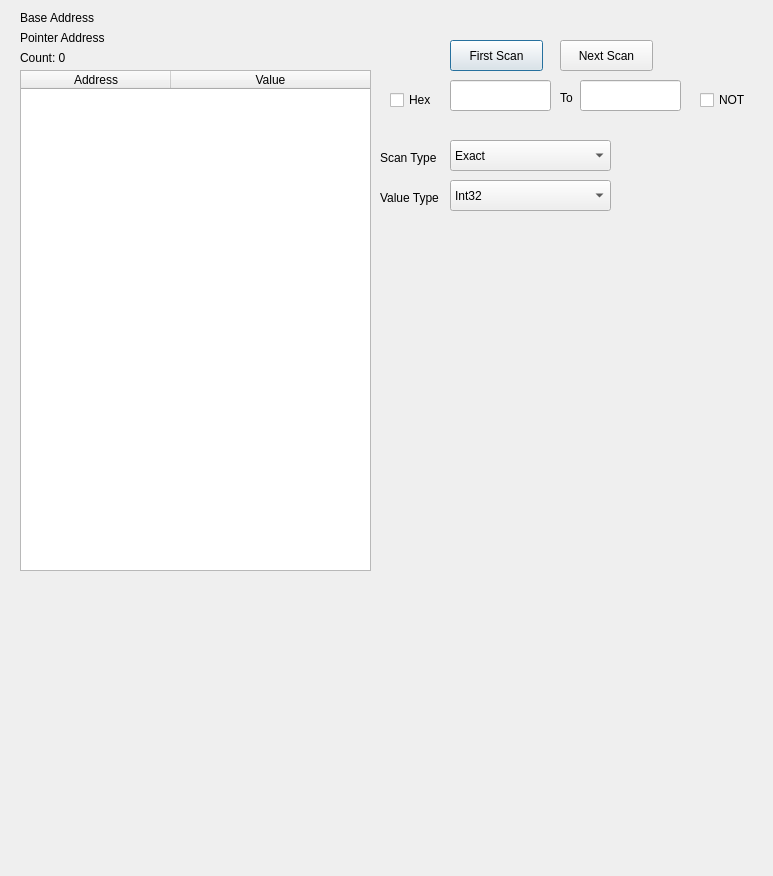
<?xml version="1.0" encoding="utf-8"?>
<ui version="4.0">
 <class>CheatSearch</class>
 <widget class="QDialog" name="CheatSearch">
  <property name="geometry">
   <rect>
    <x>0</x>
    <y>0</y>
    <width>773</width>
    <height>876</height>
   </rect>
  </property>
  <property name="windowTitle">
   <string>Cheat Search</string>
  </property>
  <widget class="QTableWidget" name="tableFound">
   <property name="geometry">
    <rect>
     <x>20</x>
     <y>70</y>
     <width>351</width>
     <height>501</height>
    </rect>
   </property>
   <property name="columnCount">
    <number>2</number>
   </property>
   <attribute name="horizontalHeaderVisible">
    <bool>true</bool>
   </attribute>
   <attribute name="horizontalHeaderDefaultSectionSize">
    <number>150</number>
   </attribute>
   <attribute name="horizontalHeaderStretchLastSection">
    <bool>true</bool>
   </attribute>
   <attribute name="verticalHeaderVisible">
    <bool>false</bool>
   </attribute>
   <column>
    <property name="text">
     <string>Address</string>
    </property>
   </column>
   <column>
    <property name="text">
     <string>Value</string>
    </property>
   </column>
  </widget>
  <widget class="QLineEdit" name="txtSearch">
   <property name="geometry">
    <rect>
     <x>450</x>
     <y>80</y>
     <width>101</width>
     <height>31</height>
    </rect>
   </property>
  </widget>
  <widget class="QComboBox" name="cbValueType">
   <property name="geometry">
    <rect>
     <x>450</x>
     <y>180</y>
     <width>161</width>
     <height>31</height>
    </rect>
   </property>
   <item>
    <property name="text">
     <string>Int32</string>
    </property>
   </item>
   <item>
    <property name="text">
     <string>Int16</string>
    </property>
   </item>
   <item>
    <property name="text">
     <string>Int8</string>
    </property>
   </item>
   <item>
    <property name="text">
     <string>Float</string>
    </property>
   </item>
   <item>
    <property name="text">
     <string>Double</string>
    </property>
   </item>
    <item>
      <property name="text">
        <string>Int64</string>
      </property>
    </item>
  </widget>
  <widget class="QPushButton" name="btnFirstScan">
   <property name="geometry">
    <rect>
     <x>450</x>
     <y>40</y>
     <width>93</width>
     <height>31</height>
    </rect>
   </property>
   <property name="text">
    <string>First Scan</string>
   </property>
  </widget>
  <widget class="QPushButton" name="btnNextScan">
   <property name="geometry">
    <rect>
     <x>560</x>
     <y>40</y>
     <width>93</width>
     <height>31</height>
    </rect>
   </property>
   <property name="text">
    <string>Next Scan</string>
   </property>
  </widget>
  <widget class="QLabel" name="lblCount">
   <property name="geometry">
    <rect>
     <x>20</x>
     <y>50</y>
     <width>241</width>
     <height>16</height>
    </rect>
   </property>
   <property name="text">
    <string>Count: 0</string>
   </property>
  </widget>
  <widget class="QCheckBox" name="chkHex">
   <property name="geometry">
    <rect>
     <x>390</x>
     <y>90</y>
     <width>51</width>
     <height>20</height>
    </rect>
   </property>
   <property name="text">
    <string>Hex</string>
   </property>
  </widget>
  <widget class="QCheckBox" name="chkNot">
   <property name="geometry">
    <rect>
     <x>700</x>
     <y>90</y>
     <width>51</width>
     <height>20</height>
    </rect>
   </property>
   <property name="text">
    <string>NOT</string>
   </property>
  </widget>
  <widget class="QLabel" name="label">
   <property name="geometry">
    <rect>
     <x>380</x>
     <y>190</y>
     <width>71</width>
     <height>16</height>
    </rect>
   </property>
   <property name="text">
    <string>Value Type</string>
   </property>
  </widget>
  <widget class="QComboBox" name="cbScanType">
   <property name="geometry">
    <rect>
     <x>450</x>
     <y>140</y>
     <width>161</width>
     <height>31</height>
    </rect>
   </property>
   <item>
    <property name="text">
     <string>Exact</string>
    </property>
   </item>
   <item>
    <property name="text">
     <string>Bigger Than</string>
    </property>
   </item>
   <item>
    <property name="text">
     <string>Smaller Than</string>
    </property>
   </item>
   <item>
    <property name="text">
     <string>Value Between</string>
    </property>
   </item>
  </widget>
  <widget class="QLabel" name="label_2">
   <property name="geometry">
    <rect>
     <x>380</x>
     <y>150</y>
     <width>71</width>
     <height>16</height>
    </rect>
   </property>
   <property name="text">
    <string>Scan Type</string>
   </property>
  </widget>
  <widget class="QLineEdit" name="txtSearchTo">
   <property name="geometry">
    <rect>
     <x>580</x>
     <y>80</y>
     <width>101</width>
     <height>31</height>
    </rect>
   </property>
  </widget>
  <widget class="QLabel" name="lblTo">
   <property name="geometry">
    <rect>
     <x>560</x>
     <y>90</y>
     <width>16</width>
     <height>16</height>
    </rect>
   </property>
   <property name="text">
    <string>To</string>
   </property>
  </widget>
  <widget class="QLabel" name="txtBaseMemoryAddress">
   <property name="geometry">
    <rect>
     <x>20</x>
     <y>10</y>
     <width>391</width>
     <height>16</height>
    </rect>
   </property>
   <property name="text">
    <string>Base Address</string>
   </property>
   <property name="textInteractionFlags">
    <set>Qt::LinksAccessibleByMouse|Qt::TextSelectableByMouse</set>
   </property>
  </widget>
  <widget class="QLabel" name="txtPointerAddress">
   <property name="geometry">
    <rect>
     <x>20</x>
     <y>30</y>
     <width>421</width>
     <height>16</height>
    </rect>
   </property>
   <property name="text">
    <string>Pointer Address</string>
   </property>
   <property name="textInteractionFlags">
    <set>Qt::LinksAccessibleByMouse|Qt::TextSelectableByMouse</set>
   </property>
  </widget>
 </widget>
 <layoutdefault spacing="6" margin="11"/>
 <resources/>
 <connections/>
</ui>
